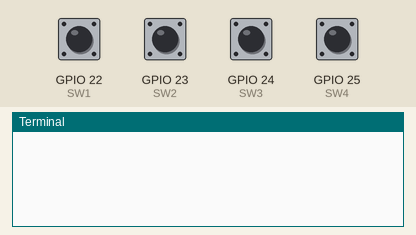
A program run on a simulated Raspberry Pi (BCM pin numbers). On the bench: the last lines printed to the terminal. The test bench sets the inputs (shaded band); at power-on: GPIO 22 (SW1), GPIO 23 (SW2), GPIO 24 (SW3), GPIO 25 (SW4) HIGH.

Above: at 1.2 s.
1.3 s: GPIO 22 (SW1) pulled LOW for 1.2 s
At 3.5 s:
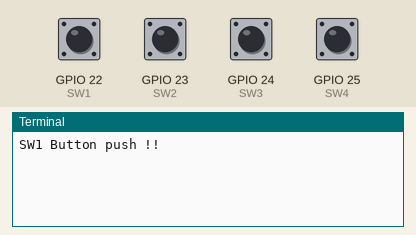
4.0 s: GPIO 23 (SW2) pulled LOW for 1.2 s
At 5.8 s:
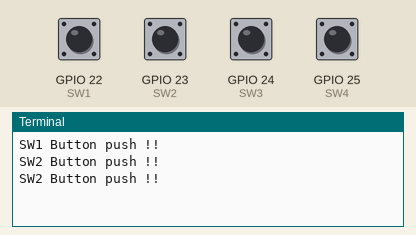
6.7 s: GPIO 24 (SW3) pulled LOW for 1.2 s
At 7.3 s:
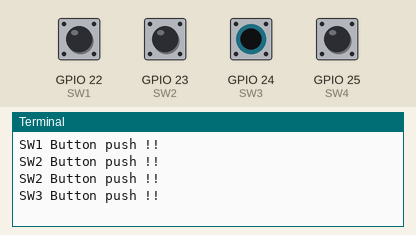
9.4 s: GPIO 25 (SW4) pulled LOW for 1.2 s
At 10.8 s:
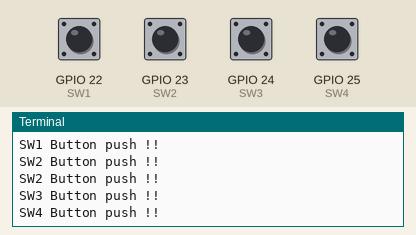
Timing chart, 0 to 12.4 s (numbered marks = the images above; inputs shaded):
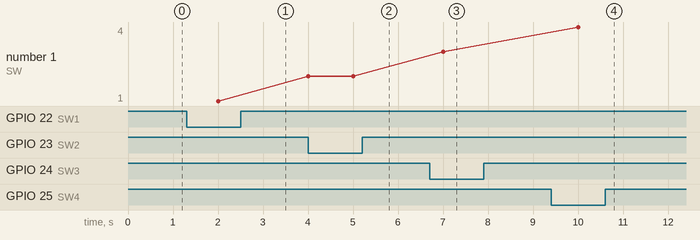

The program:

inputEx.py
```python
import RPi.GPIO as GPIO
import time

SW1 = 22
SW2 = 23
SW3 = 24
SW4 = 25

GPIO.setmode(GPIO.BCM)
GPIO.setup(SW1, GPIO.IN)
GPIO.setup(SW2, GPIO.IN)
GPIO.setup(SW3, GPIO.IN)
GPIO.setup(SW4, GPIO.IN)

while(1):
    ret = GPIO.input(SW1)
    if ret == 0:
        print("SW1 Button push !!")

    ret = GPIO.input(SW2)
    if ret == 0:
        print("SW2 Button push !!")

    ret = GPIO.input(SW3)
    if ret == 0:
        print("SW3 Button push !!")

    ret = GPIO.input(SW4)
    if ret == 0:
        print("SW4 Button push !!")

    time.sleep(1)

GPIO.cleanup()
```

Measured:
- after the input at 1.3 s, the terminal: prints a new line after 0.70 s (image 1)
- after the input at 4.0 s, the terminal: prints a new line at once (image 2)
- after the input at 6.7 s, the terminal: prints a new line after 0.30 s (image 3)
- after the input at 9.4 s, the terminal: prints a new line after 0.60 s (image 4)
- plotted number 1: 1 → 2 after the input at 4.0 s, 2 → 3 after the input at 6.7 s, 3 → 4 after the input at 9.4 s
